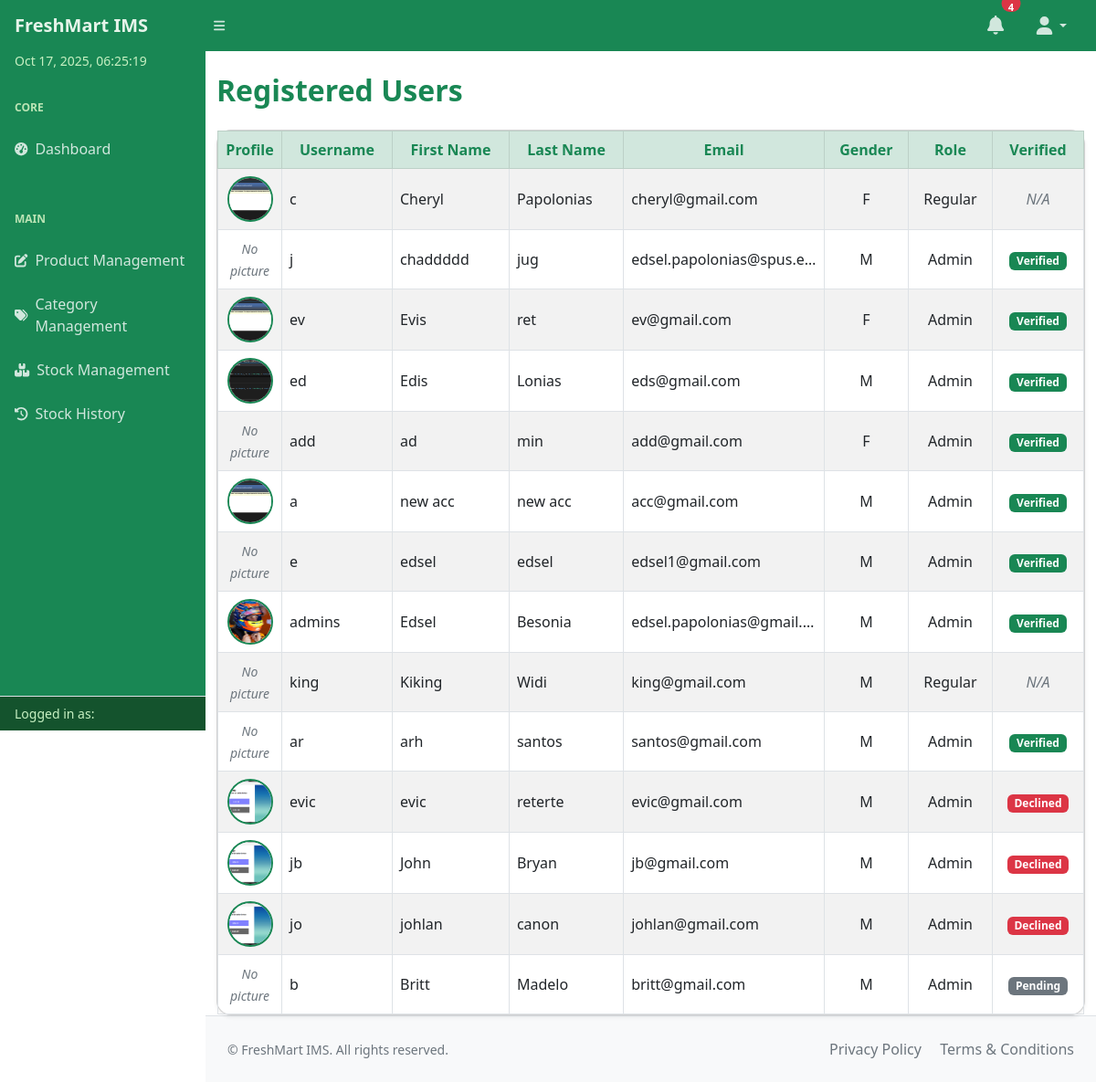
/inventory/user-list/, run on an earlier commit of the app's database.
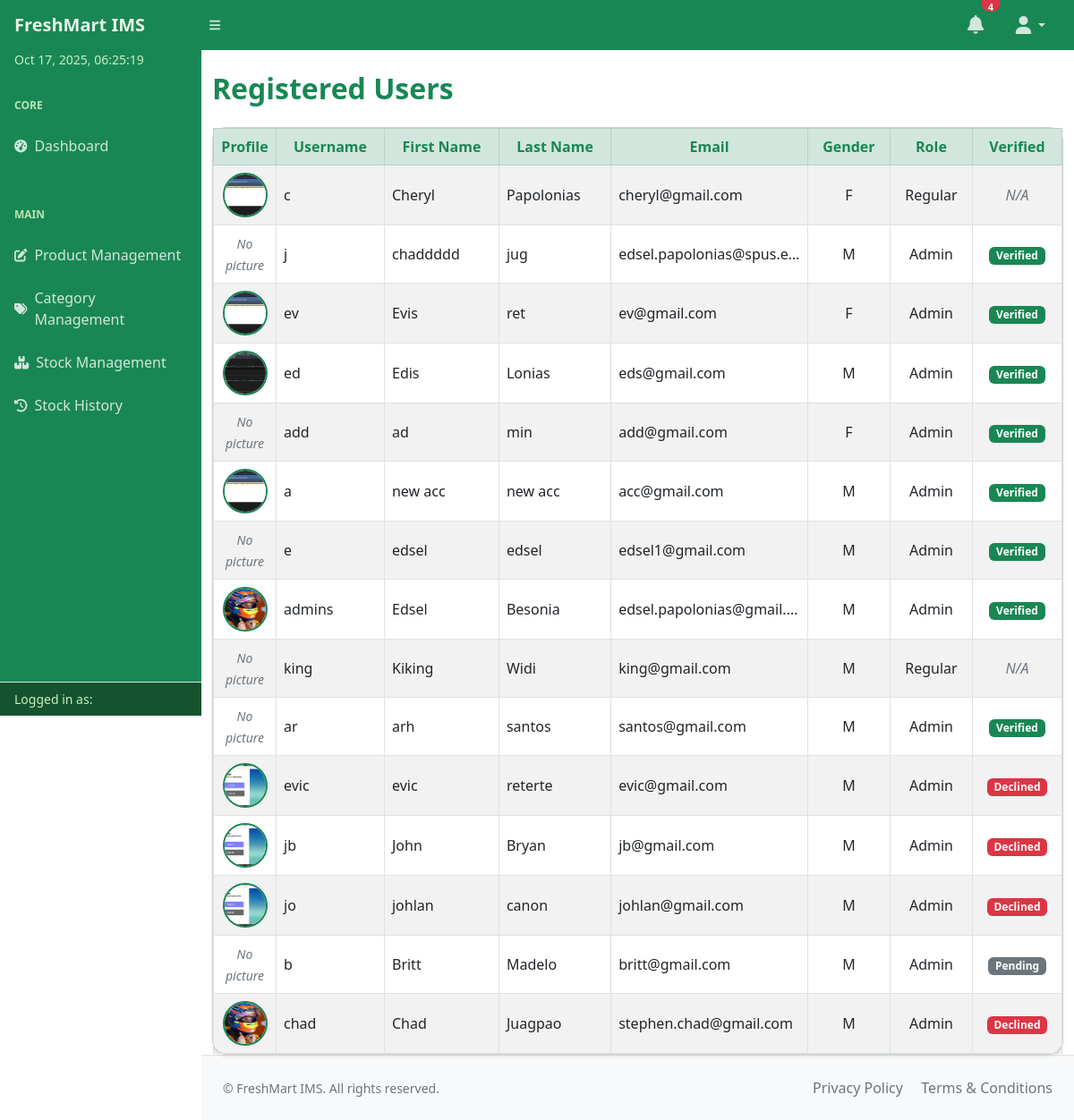
And on a later commit of the database.
### inventory/models.py (models this page shows, shortened)
class UserProfile(models.Model):
    GENDER_CHOICES = (
        ('M', 'Male'),
        ('F', 'Female'),
        ('O', 'Other'),
    )
    ROLE_CHOICES = (
        ('Admin', 'Admin'),
        ('Regular', 'Regular User'),
    )
    user = models.OneToOneField(User, on_delete=models.CASCADE)
    gender = models.CharField(max_length=1, choices=GENDER_CHOICES)
    picture = models.ImageField(upload_to='profile_pics/', blank=True, null=True)
    role = models.CharField(max_length=10, choices=ROLE_CHOICES, default='Regular')
    is_verified = models.BooleanField(default=False)
    is_declined = models.BooleanField(default=False)

### inventory/views.py (the view)
# urls.py: path('user-list/', views.user_list, name='user_list'),
def user_list(request):
    users = UserProfile.objects.select_related('user').all()
    return render(request, 'inventory/user_list.html', {'users': users})

### inventory/context_processors.py (called while the page is built)
def profile_picture(request):
    if request.user.is_authenticated:
        profile = getattr(request.user, 'userprofile', None)
        if profile and profile.picture:
            return {'profile_picture_url': profile.picture.url}
    return {'profile_picture_url': None}

### templates/inventory/user_list.html (shortened to what this page needs)
{% include "partials/header.html" %}
<body class="sb-nav-fixed">
{% include "partials/navbar.html" %}
<div id="layoutSidenav">
    {% include "partials/sidebar.html" %}
    <div id="layoutSidenav_content">
        <main>
            <div class="container mt-4">
                <h2 class="mb-4 fw-bold text-success">Registered Users</h2>
                <div class="card shadow-sm rounded-4">
                    <div class="card-body p-0">
                        <div class="table-responsive">
                            <table class="table table-bordered table-striped mb-0 align-middle">
                                <thead class="table-success text-success text-center sticky-top" style="top: 0; z-index: 10;">
                                    <tr>
                                        <th scope="col" style="width: 70px;">Profile</th>
                                        <th scope="col">Username</th>
                                        <th scope="col">First Name</th>
                                        <th scope="col">Last Name</th>
                                        <th scope="col">Email</th>
                                        <th scope="col">Gender</th>
                                        <th scope="col">Role</th>
                                        <th scope="col" style="width: 100px;">Verified</th>
                                    </tr>
                                </thead>
                                <tbody>
                                    {% for user in users %}
                                    <tr class="text-center align-middle">
                                        <td class="text-center">
                                            {% if user.picture %}
                                                <img src="{{ user.picture.url }}" alt="Profile Picture" width="50" height="50" class="rounded-circle border border-2 border-success" style="object-fit: cover;">
                                            {% else %}
                                                <span class="text-muted fst-italic small">No picture</span>
                                            {% endif %}
                                        </td>
                                        <td class="text-start">{{ user.user.username }}</td>
                                        <td class="text-start">{{ user.user.first_name }}</td>
                                        <td class="text-start">{{ user.user.last_name }}</td>
                                        <td class="text-start text-truncate" style="max-width: 180px;" title="{{ user.user.email }}">{{ user.user.email }}</td>
                                        <td>{{ user.gender|default:"-" }}</td>
                                        <td>{{ user.role|default:"-" }}</td>
                                        <td>
                                            {% if user.role == 'Admin' %}
                                                {% if user.is_verified %}
                                                    <span class="badge bg-success" title="Verified Admin">
                                                         Verified
                                                    </span>
                                                {% elif user.is_declined %}
                                                    <span class="badge bg-danger" title="Declined Admin">
                                                         Declined
                                                    </span>
                                                {% else %}
                                                    <span class="badge bg-secondary" title="Pending Verification">
                                                         Pending
                                                    </span>
                                                {% endif %}
                                            {% else %}
                                                <span class="text-muted fst-italic">N/A</span>
                                            {% endif %}
                                        </td>
                                    </tr>
                                    {% empty %}
                                    <tr>
                                        <td colspan="8" class="text-center text-muted fst-italic py-4">
                                            No registered users found.
                                        </td>
                                    </tr>
                                    {% endfor %}
                                </tbody>
                            </table>
                        </div>
                    </div>
                </div>
            </div>
        </main>
        {% include "partials/footer.html" %}
    </div>
</div>
</body>
</html>

### templates/partials/header.html (shortened to what this page needs)
{% load static %}
<!DOCTYPE html>
<html lang="en">
    <head>
        <link href="https://cdn.jsdelivr.net/npm/simple-datatables@7.1.2/dist/style.min.css" rel="stylesheet" />
        <link href="{% static 'css/styles.css' %}" rel="stylesheet" />
    </head>

### templates/partials/navbar.html (shortened to what this page needs)
<nav class="sb-topnav navbar navbar-expand navbar-dark" style="background-color: #198754;">
    <a class="navbar-brand ps-3 fw-bold" href="{% url 'index' %}" style="color: #e6f4ea;">
        FreshMart IMS
    </a>
    <button class="btn btn-link btn-sm order-1 order-lg-0 me-4 me-lg-0" id="sidebarToggle" href="#!"
        style="color: #d1e7dd;">
        <i class="fas fa-bars"></i>
    </button>
    <ul class="navbar-nav ms-auto me-3 me-lg-4 d-flex align-items-center gap-3">
        <li class="nav-item dropdown position-relative">
            <a class="nav-link position-relative px-2" href="#" id="alertsDropdown" role="button" data-bs-toggle="dropdown" aria-expanded="false" style="color: #d1e7dd; font-size: 1.3rem;">
                <i class="fas fa-bell"></i>
                <span class="position-absolute top-0 start-100 translate-middle badge rounded-pill bg-danger" id="alertCount" style="font-size: 0.7rem; min-width: 18px; height: 18px; line-height: 18px;">
                </span>
            </a>
        </li>
        <li class="nav-item dropdown">
            <a class="nav-link dropdown-toggle d-flex align-items-center" id="navbarDropdown" href="#" role="button" data-bs-toggle="dropdown" aria-expanded="false" style="color: #d1e7dd;">
                {% if profile_picture_url %}
                    <img src="{{ profile_picture_url }}" alt="Profile" class="rounded-circle" width="36" height="36" style="object-fit: cover; border: 2px solid #198754;">
                {% else %}
                    <i class="fas fa-user fa-fw fa-lg"></i>
                {% endif %}
            </a>
        </li>
    </ul>
</nav>

### templates/partials/sidebar.html (shortened to what this page needs)
<div id="layoutSidenav_nav">
    <nav class="sb-sidenav accordion sb-sidenav-green" id="sidenavAccordion">
        <div class="sb-sidenav-menu">
            <div class="nav">
                <div id="sidebarDateTime"></div>
                <div class="sb-sidenav-menu-heading text-uppercase fw-bold">Core</div>
                <a class="nav-link" href="{% url 'index' %}">
                    <div class="sb-nav-link-icon"><i class="fas fa-tachometer-alt"></i></div>
                    Dashboard
                </a>
                <div class="sb-sidenav-menu-heading text-uppercase fw-bold mt-3">Main</div>
                <a class="nav-link" href="{% url 'product_manage' %}">
                    <div class="sb-nav-link-icon"><i class="fas fa-edit"></i></div>
                    Product Management
                </a>
                <a class="nav-link" href="{% url 'category_list_add' %}">
                    <div class="sb-nav-link-icon"><i class="fas fa-tags"></i></div>
                    Category Management
                </a>
                <a class="nav-link" href="{% url 'stock_management' %}">
                    <div class="sb-nav-link-icon"><i class="fas fa-boxes"></i></div>
                    Stock Management
                </a>
                <a class="nav-link" href="{% url 'stock_history' %}">
                    <div class="sb-nav-link-icon"><i class="fas fa-history"></i></div>
                    Stock History
                </a>
            </div>
        </div>
        <div class="sb-sidenav-footer border-top mt-auto px-3 py-2">
            <div class="small">Logged in as:</div>
        </div>
    </nav>
</div>

### templates/partials/footer.html
<footer class="bg-light py-4 mt-auto border-top">
    <div class="container-fluid px-4">
        <div class="row align-items-center">
            <div class="col-md text-center text-md-start mb-2 mb-md-0 text-muted small">
                &copy; {{ now|date:"Y" }} FreshMart IMS. All rights reserved.
            </div>
            <div class="col-md text-center text-md-end">
                <a href="#" class="text-decoration-none me-3 text-secondary" aria-label="Privacy Policy">Privacy Policy</a>
                <a href="#" class="text-decoration-none text-secondary" aria-label="Terms and Conditions">Terms &amp; Conditions</a>
            </div>
        </div>
    </div>
</footer>

### templates/partials/scripts.html (shortened to what this page needs)
{% load static %}

### templates/partials/sidebar.html (style rules this page uses)
.sb-sidenav-green { background-color: #198754; color: #e6f4ea; }
.sb-sidenav-green .nav-link { color: #d1e7dd; }
.sb-sidenav-green .sb-sidenav-menu-heading { color: #bbe4b5; }
.sb-sidenav-green .sb-sidenav-footer { background-color: #14532d; color: #c7f0c2; }
#sidebarDateTime { font-size: 0.875rem; color: #c7f0c2; font-weight: 500; padding-left: 1rem; padding-bottom: 0.25rem; user-select: none; }

What changed in the data, as far as the page shows it:
added UserProfile: picture (picture), user.username "chad", user.first_name "Chad", user.last_name "Juagpao", user.email "stephen.chad@gmail.com", gender "M", role "Admin", is_verified "Declined"
